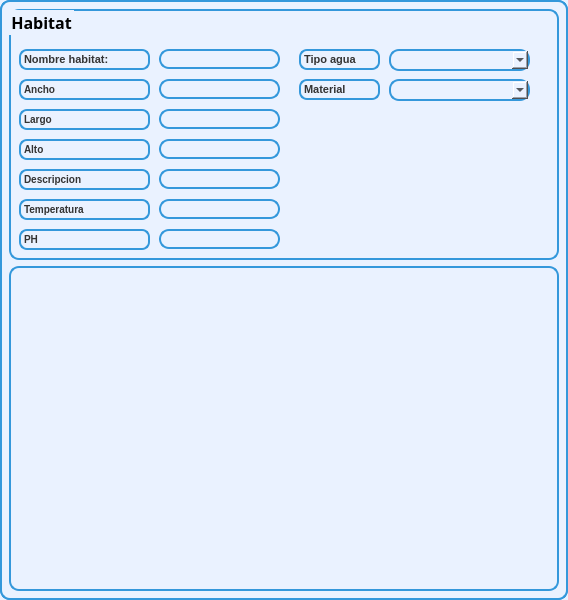
<?xml version="1.0" encoding="UTF-8"?>
<ui version="4.0">
 <class>HabitatScreen</class>
 <widget class="QMainWindow" name="HabitatScreen">
  <property name="geometry">
   <rect>
    <x>0</x>
    <y>0</y>
    <width>568</width>
    <height>600</height>
   </rect>
  </property>
  <property name="minimumSize">
   <size>
    <width>568</width>
    <height>600</height>
   </size>
  </property>
  <property name="maximumSize">
   <size>
    <width>568</width>
    <height>600</height>
   </size>
  </property>
  <property name="windowTitle">
   <string>Habitat</string>
  </property>
  <property name="styleSheet">
   <string notr="true">border: 2px solid #3498db;
border-radius: 10px;

background-color: #eaf2ff;</string>
  </property>
  <widget class="QWidget" name="centralwidget">
   <layout class="QVBoxLayout" name="verticalLayout">
    <item>
     <widget class="QGroupBox" name="groupBox">
      <property name="minimumSize">
       <size>
        <width>550</width>
        <height>251</height>
       </size>
      </property>
      <property name="maximumSize">
       <size>
        <width>551</width>
        <height>251</height>
       </size>
      </property>
      <property name="font">
       <font>
        <family>Arial Black</family>
        <pointsize>12</pointsize>
        <weight>75</weight>
        <bold>true</bold>
       </font>
      </property>
      <property name="styleSheet">
       <string notr="true">background-color:#eaf2ff;</string>
      </property>
      <property name="title">
       <string>Habitat</string>
      </property>
      <widget class="QLabel" name="label">
       <property name="geometry">
        <rect>
         <x>10</x>
         <y>40</y>
         <width>131</width>
         <height>21</height>
        </rect>
       </property>
       <property name="styleSheet">
        <string notr="true">background-color: #eaf2ff;
border: 2px solid #3498db;
border-radius: 8px;
color: #333333;
font-size: 11px;
font-weight: bold;
text-align: center;</string>
       </property>
       <property name="text">
        <string>Nombre habitat:</string>
       </property>
      </widget>
      <widget class="QLineEdit" name="line_nombrehabi">
       <property name="geometry">
        <rect>
         <x>150</x>
         <y>40</y>
         <width>121</width>
         <height>20</height>
        </rect>
       </property>
      </widget>
      <widget class="QLabel" name="label_2">
       <property name="geometry">
        <rect>
         <x>10</x>
         <y>70</y>
         <width>131</width>
         <height>21</height>
        </rect>
       </property>
       <property name="styleSheet">
        <string notr="true">background-color: #eaf2ff;
border: 2px solid #3498db;
border-radius: 8px;
color: #333333;
font-size: 10px;
font-weight: bold;
text-align: center;</string>
       </property>
       <property name="text">
        <string>Ancho</string>
       </property>
       <property name="textFormat">
        <enum>Qt::AutoText</enum>
       </property>
      </widget>
      <widget class="QLineEdit" name="line_ancho">
       <property name="geometry">
        <rect>
         <x>150</x>
         <y>70</y>
         <width>121</width>
         <height>20</height>
        </rect>
       </property>
      </widget>
      <widget class="QLabel" name="label_3">
       <property name="geometry">
        <rect>
         <x>10</x>
         <y>100</y>
         <width>131</width>
         <height>21</height>
        </rect>
       </property>
       <property name="styleSheet">
        <string notr="true">background-color: #eaf2ff;
border: 2px solid #3498db;
border-radius: 8px;
color: #333333;
font-size: 10px;
font-weight: bold;
text-align: center;</string>
       </property>
       <property name="text">
        <string>Largo</string>
       </property>
      </widget>
      <widget class="QLineEdit" name="line_largo">
       <property name="geometry">
        <rect>
         <x>150</x>
         <y>100</y>
         <width>121</width>
         <height>20</height>
        </rect>
       </property>
      </widget>
      <widget class="QLabel" name="label_4">
       <property name="geometry">
        <rect>
         <x>10</x>
         <y>160</y>
         <width>131</width>
         <height>21</height>
        </rect>
       </property>
       <property name="styleSheet">
        <string notr="true">background-color: #eaf2ff;
border: 2px solid #3498db;
border-radius: 8px;
color: #333333;
font-size: 10px;
font-weight: bold;
text-align: center;</string>
       </property>
       <property name="text">
        <string>Descripcion</string>
       </property>
      </widget>
      <widget class="QLineEdit" name="line_descripcion">
       <property name="geometry">
        <rect>
         <x>150</x>
         <y>160</y>
         <width>121</width>
         <height>20</height>
        </rect>
       </property>
      </widget>
      <widget class="QLabel" name="label_5">
       <property name="geometry">
        <rect>
         <x>10</x>
         <y>190</y>
         <width>131</width>
         <height>21</height>
        </rect>
       </property>
       <property name="styleSheet">
        <string notr="true">background-color: #eaf2ff;
border: 2px solid #3498db;
border-radius: 8px;
color: #333333;
font-size: 10px;
font-weight: bold;
text-align: center;</string>
       </property>
       <property name="text">
        <string>Temperatura</string>
       </property>
      </widget>
      <widget class="QLineEdit" name="line_temperatura">
       <property name="geometry">
        <rect>
         <x>150</x>
         <y>190</y>
         <width>121</width>
         <height>20</height>
        </rect>
       </property>
      </widget>
      <widget class="QLabel" name="label_6">
       <property name="geometry">
        <rect>
         <x>10</x>
         <y>220</y>
         <width>131</width>
         <height>21</height>
        </rect>
       </property>
       <property name="styleSheet">
        <string notr="true">background-color: #eaf2ff;
border: 2px solid #3498db;
border-radius: 8px;
color: #333333;
font-size: 10px;
font-weight: bold;
text-align: center;</string>
       </property>
       <property name="text">
        <string>PH</string>
       </property>
      </widget>
      <widget class="QLineEdit" name="line_ph">
       <property name="geometry">
        <rect>
         <x>150</x>
         <y>220</y>
         <width>121</width>
         <height>20</height>
        </rect>
       </property>
      </widget>
      <widget class="QLabel" name="label_7">
       <property name="geometry">
        <rect>
         <x>290</x>
         <y>40</y>
         <width>81</width>
         <height>21</height>
        </rect>
       </property>
       <property name="styleSheet">
        <string notr="true">background-color: #eaf2ff;
border: 2px solid #3498db;
border-radius: 8px;
color: #333333;
font-size: 11px;
font-weight: bold;
text-align: center;</string>
       </property>
       <property name="text">
        <string>Tipo agua</string>
       </property>
      </widget>
      <widget class="QLabel" name="label_8">
       <property name="geometry">
        <rect>
         <x>290</x>
         <y>70</y>
         <width>81</width>
         <height>21</height>
        </rect>
       </property>
       <property name="styleSheet">
        <string notr="true">background-color: #eaf2ff;
border: 2px solid #3498db;
border-radius: 8px;
color: #333333;
font-size: 11px;
font-weight: bold;
text-align: center;</string>
       </property>
       <property name="text">
        <string>Material</string>
       </property>
      </widget>
      <widget class="QPushButton" name="btn_editar">
       <property name="geometry">
        <rect>
         <x>380</x>
         <y>150</y>
         <width>60</width>
         <height>60</height>
        </rect>
       </property>
       <property name="minimumSize">
        <size>
         <width>55</width>
         <height>55</height>
        </size>
       </property>
       <property name="maximumSize">
        <size>
         <width>60</width>
         <height>60</height>
        </size>
       </property>
       <property name="layoutDirection">
        <enum>Qt::RightToLeft</enum>
       </property>
       <property name="styleSheet">
        <string notr="true">QPushButton{
background-color: #eaf2ff;
border: none;
}

QPushButton:hover{
background-color: white;
border-top-left-radius: 20px;
border-bottom-left-radius: 20px;
color: rgb(0, 0, 0);
}</string>
       </property>
       <property name="text">
        <string/>
       </property>
       <property name="icon">
        <iconset>
         <normaloff>:/Images/Botones_Interfaz/editar.png</normaloff>:/Images/Botones_Interfaz/editar.png</iconset>
       </property>
       <property name="iconSize">
        <size>
         <width>50</width>
         <height>50</height>
        </size>
       </property>
      </widget>
      <widget class="QPushButton" name="btn_agregar">
       <property name="geometry">
        <rect>
         <x>310</x>
         <y>150</y>
         <width>60</width>
         <height>60</height>
        </rect>
       </property>
       <property name="minimumSize">
        <size>
         <width>55</width>
         <height>55</height>
        </size>
       </property>
       <property name="maximumSize">
        <size>
         <width>60</width>
         <height>60</height>
        </size>
       </property>
       <property name="layoutDirection">
        <enum>Qt::RightToLeft</enum>
       </property>
       <property name="styleSheet">
        <string notr="true">QPushButton{
background-color: #eaf2ff;
border: none;
}

QPushButton:hover{
background-color: white;
border-top-left-radius: 20px;
border-bottom-left-radius: 20px;
color: rgb(0, 0, 0);
}</string>
       </property>
       <property name="text">
        <string/>
       </property>
       <property name="icon">
        <iconset>
         <normaloff>:/Images/Botones_Interfaz/agregar.png</normaloff>:/Images/Botones_Interfaz/agregar.png</iconset>
       </property>
       <property name="iconSize">
        <size>
         <width>50</width>
         <height>50</height>
        </size>
       </property>
      </widget>
      <widget class="QPushButton" name="btn_borrar">
       <property name="geometry">
        <rect>
         <x>450</x>
         <y>150</y>
         <width>60</width>
         <height>60</height>
        </rect>
       </property>
       <property name="minimumSize">
        <size>
         <width>55</width>
         <height>55</height>
        </size>
       </property>
       <property name="maximumSize">
        <size>
         <width>60</width>
         <height>60</height>
        </size>
       </property>
       <property name="layoutDirection">
        <enum>Qt::RightToLeft</enum>
       </property>
       <property name="styleSheet">
        <string notr="true">QPushButton{
background-color: #eaf2ff;
border: none;
}

QPushButton:hover{
background-color: white;
border-top-left-radius: 20px;
border-bottom-left-radius: 20px;
color: rgb(0, 0, 0);
}</string>
       </property>
       <property name="text">
        <string/>
       </property>
       <property name="icon">
        <iconset>
         <normaloff>:/Images/Botones_Interfaz/borrar.png</normaloff>:/Images/Botones_Interfaz/borrar.png</iconset>
       </property>
       <property name="iconSize">
        <size>
         <width>50</width>
         <height>50</height>
        </size>
       </property>
      </widget>
      <widget class="QComboBox" name="comboBox_TipoAgua">
       <property name="geometry">
        <rect>
         <x>380</x>
         <y>40</y>
         <width>141</width>
         <height>22</height>
        </rect>
       </property>
      </widget>
      <widget class="QComboBox" name="comboBox_Material">
       <property name="geometry">
        <rect>
         <x>380</x>
         <y>70</y>
         <width>141</width>
         <height>22</height>
        </rect>
       </property>
      </widget>
      <widget class="QLabel" name="label_9">
       <property name="geometry">
        <rect>
         <x>10</x>
         <y>130</y>
         <width>131</width>
         <height>21</height>
        </rect>
       </property>
       <property name="styleSheet">
        <string notr="true">background-color: #eaf2ff;
border: 2px solid #3498db;
border-radius: 8px;
color: #333333;
font-size: 10px;
font-weight: bold;
text-align: center;</string>
       </property>
       <property name="text">
        <string>Alto</string>
       </property>
      </widget>
      <widget class="QLineEdit" name="line_alto">
       <property name="geometry">
        <rect>
         <x>150</x>
         <y>130</y>
         <width>121</width>
         <height>20</height>
        </rect>
       </property>
      </widget>
     </widget>
    </item>
    <item>
     <widget class="QTableWidget" name="table_habitat"/>
    </item>
   </layout>
  </widget>
 </widget>
 <resources>
  <include location="../../../../Images/Botones_Interfaz/Botones.qrc"/>
 </resources>
 <connections/>
</ui>
